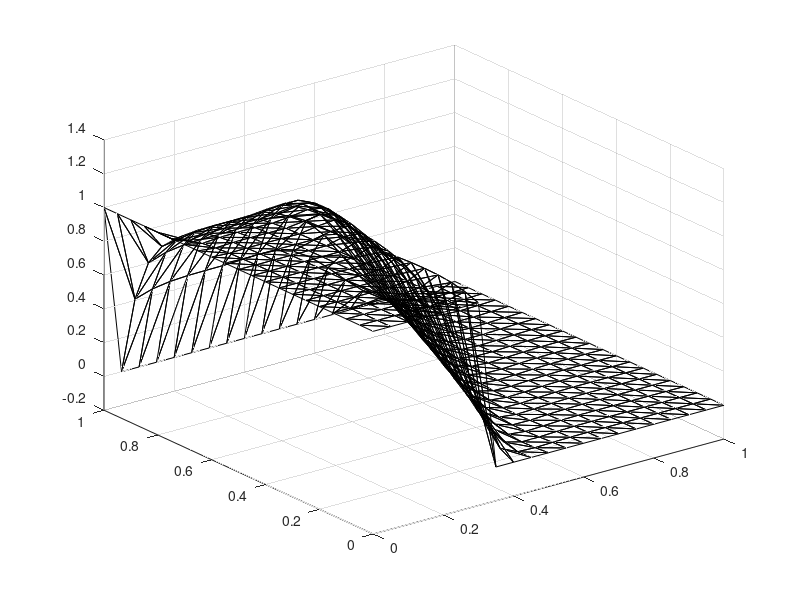

Source code (MATLAB): (Note: this script raises an error after producing the figure.)
clear; clc; close all;
% mesh
N = 20;    % Number of divisions per edge
h = 1/N * sqrt(2); % visual inspection of the mesh
l = 1/N; % length of edge in the border

elements = load("./mesh/mesh.dat");
nodes = load("./mesh/xy.dat");
dirnodes = load("./mesh/dirnod.dat");
dirval = load("./mesh/dirval.dat");

% parameter
beta = [1;3];
beta_norm = norm(beta);

ii=2;
Ks = [1e-3, 1e-2, 1e-1, 1];
K = Ks(ii);

taus = [0.005 0.01 0 0];
tau = taus(ii); 
stabilized = true;
if ~stabilized
    tau = 0;
end
tot_el = size(elements,1);
tot_nodes = size(nodes, 1);

%% assembly
disp('Assembly...')

A = sparse(tot_nodes, tot_nodes);
B = sparse(tot_nodes, tot_nodes);
S = sparse(tot_nodes, tot_nodes);

tic
for k = 1:tot_el
    matrix = zeros(3,3);
    for j =1:3
        matrix(j,:)= [1 nodes(elements(k, j), :)];
    end
    area=det(matrix)/2; 
    el_nodes = elements(k, :);
    xi = nodes(el_nodes(1),1); xj = nodes(el_nodes(2),1); xm = nodes(el_nodes(3),1);
    yi = nodes(el_nodes(1),2); yj = nodes(el_nodes(2),2); ym = nodes(el_nodes(3),2);

    bi= yj-ym; bj=ym-yi; bm=yi-yj;
    ci= xm-xj; cj=xi-xm; cm=xj-xi;

    b = [bi bj bm]; c = [ci cj cm];
    % stiffness
    Aloc = K * (b'*b + c'*c ) / (4 * area); 
    % convection
    sigma = beta' * [b; c];         
    Bloc = (1 / 6) * (ones(3,1) * sigma); 
    % supg 
    Sloc = tau * h / (4*area*beta_norm*K) * (sigma' * sigma);

    % assembly
    for i = 1:3
        row = elements(k,i);
        for j = 1:3
            col = elements(k,j);
            A(row,col) = A(row,col) + Aloc(i,j);
            B(row,col) = B(row,col) + Bloc(i,j);
            S(row,col) = S(row,col) + Sloc(i,j);
        end
    end
end

disp('Done!')
model_time=toc;

fprintf('time to create the model: %f s\n', model_time);

H = A+B+S;
% enforce bc
H4update = H(:,dirnodes);
nBound = length(dirnodes);
H(dirnodes, :) = sparse(nBound, size(H,2));
H(:, dirnodes) = sparse(size(H,1), nBound);
H(dirnodes(:,1),dirnodes(:,1)) = speye(nBound);
q = 0 - H4update * dirval; 
q(dirnodes) = dirval;

% solve the non symmetric linear system with gmres
restart=10; tol=1e-9; maxit=20;
setup.type='nofill';
setup.milu='off';
[L,U]=ilu(H,setup);
z=gmres(H,q,restart,tol,maxit,L,U);

figure()
trisurf(elements, nodes(:,1), nodes(:,2),z, 'EdgeColor', 'k', 'FaceColor', 'none');
title("K = " + num2str(K) + ", tau = " +num2str(tau))
xlabel("x")
ylabel("y")
zlim([min(z) max(z)])
view(150, 15)
pbaspect([1 1 1])


% mass conservation 
% convective flux is always -beta_x - beta_y*3/10  = -1 - 3*.3 = -1.9
flux_D = A * z;
fprintf("diffusive flux: %.3e\n", sum(flux_D(dirnodes)));
